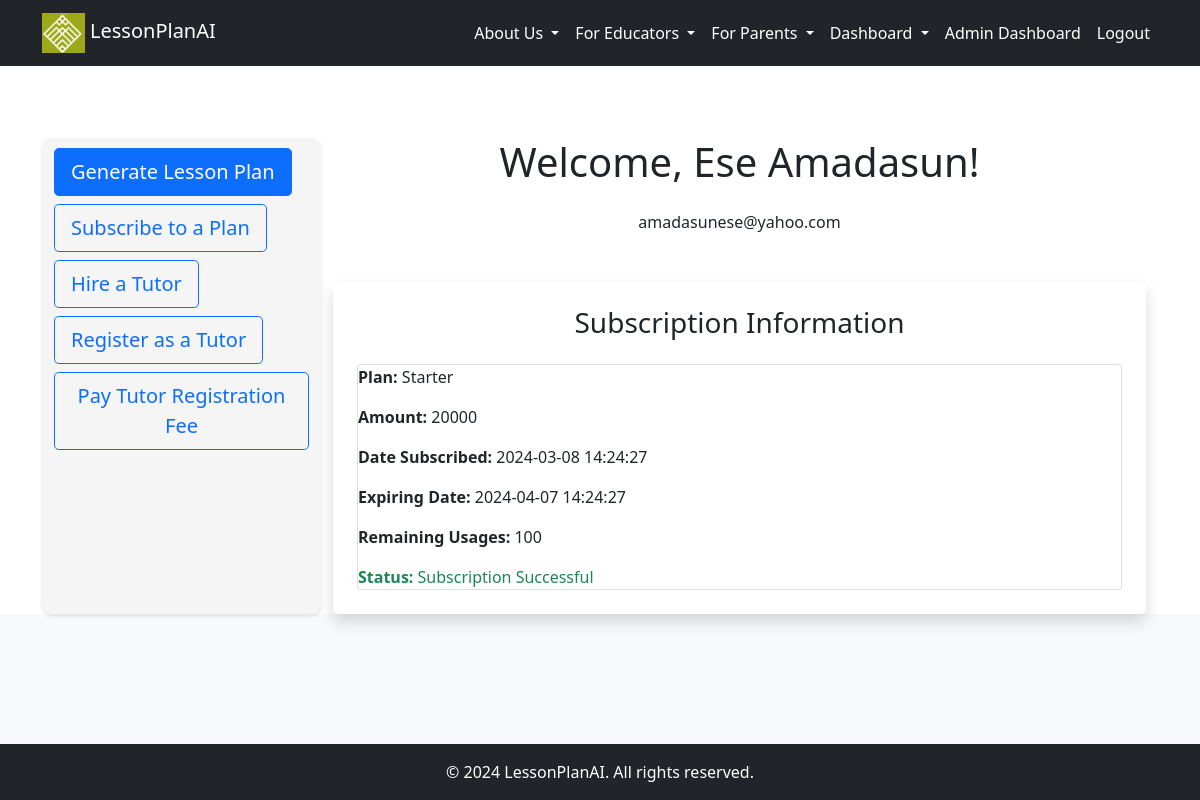
Before: /dashboard (signed in) with the older database file.
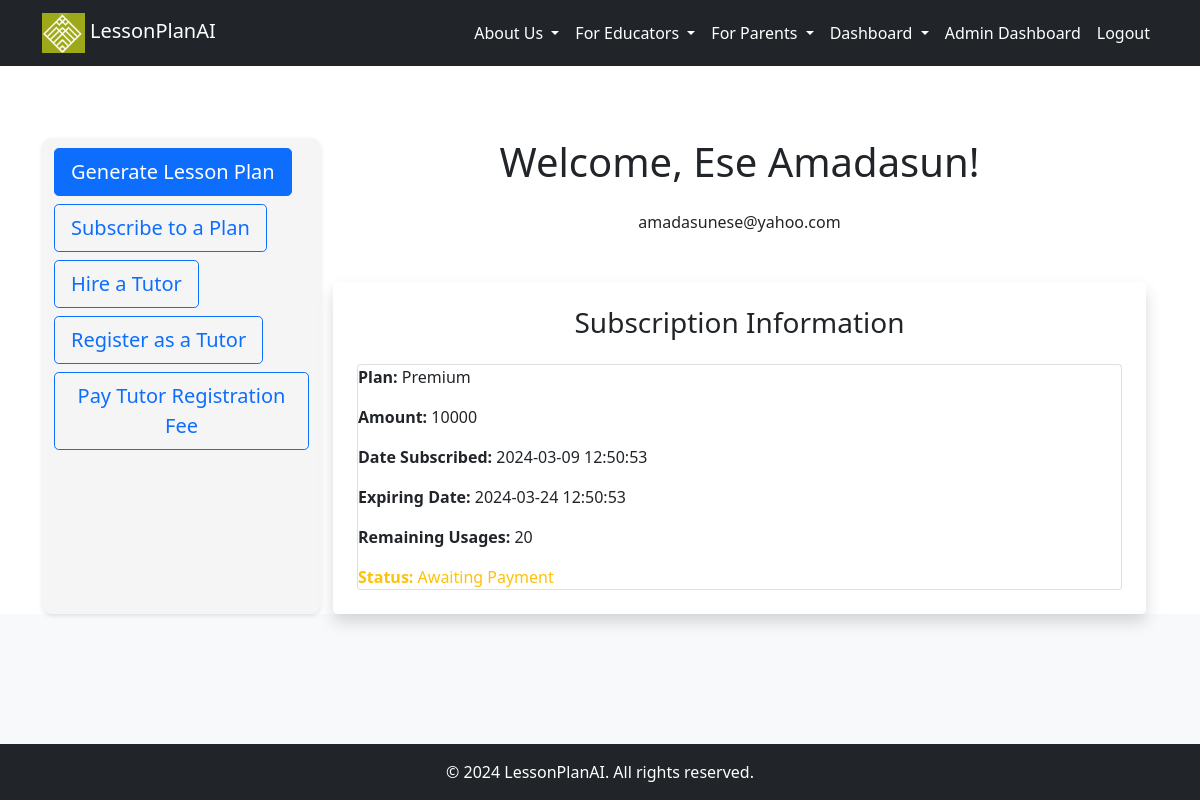
After: the same page with the newer database file.
### src/accounts/models.py (models this page shows, shortened)
class Subscription(db.Model):
    __tablename__ = "subscriptions"
    id = db.Column(db.Integer, primary_key=True)
    plan = db.Column(db.String(50))
    amount = db.Column(db.Integer)
    start_date = db.Column(db.DateTime, default=datetime.utcnow)
    end_date = db.Column(db.DateTime)
    remaining_usages = db.Column(db.Integer)
    paid = db.Column(db.Boolean, default=False)
    user_id = db.Column(db.Integer, db.ForeignKey('users.id'), nullable=False)
    paystack_subscription_id = db.Column(db.String(50), nullable=False)

### src/core/views.py (the view)
@core_bp.route('/dashboard')
@login_required
@check_is_confirmed
def dashboard():
    subscription = Subscription.query.filter_by(user_id=current_user.id).first()
    return render_template('accounts/dashboard.html', subscription=subscription, today=datetime.now())

### src/__init__.py (called while the page is built)
@login_manager.user_loader
def load_user(user_id):
    return User.query.filter(User.id == int(user_id)).first()

### src/templates/accounts/dashboard.html (shortened to what this page needs)
{% extends '_base.html' %}
{% block content %}
<div class="container mt-5">
  <div class="row">
    <div class="col-md-3 button-widget">
      <a href="{{ url_for('core.generate_lesson') }}" class="btn btn-primary btn-lg mb-2">Generate Lesson Plan</a>
      <a href="{{ url_for('core.subscribe') }}" class="btn btn-outline-primary btn-lg mb-2">Subscribe to a Plan</a>
      <a href="{{ url_for('core.hire_tutor') }}" class="btn btn-outline-primary btn-lg mb-2">Hire a Tutor</a>
      <a href="{{ url_for('core.online_tutor') }}" class="btn btn-outline-primary btn-lg mb-2">Register as a Tutor</a>
      <a href="{{ url_for('core.service_fee_payment') }}" class="btn btn-outline-primary btn-lg mb-2">Pay Tutor Registration Fee</a>
  </div>
    <div class="col-md-9">
      <h3 class="display-6 mb-4 text-center">Welcome, {{ current_user.first_name }} {{ current_user.last_name }}!</h3>
      <p class="text-center">{{ current_user.email }}</p>
      <div class="subscription-info mt-5 p-4 rounded-lg shadow">
        <h3 class="text-center mb-4">Subscription Information</h3>
        {% if subscription %}
        <div class="card">
          <div class="card-body-d">
            <p class="card-text"><strong>Plan:</strong> {{ subscription.plan }}</p>
            <p class="card-text"><strong>Amount:</strong> {{ subscription.amount }}</p>
            <p class="card-text"><strong>Date Subscribed:</strong> {{ subscription.start_date.strftime('%Y-%m-%d %H:%M:%S') }}</p>
            <p class="card-text"><strong>Expiring Date:</strong> {{ subscription.end_date.strftime('%Y-%m-%d %H:%M:%S') }}</p>
            <p class="card-text"><strong>Remaining Usages:</strong>
              {% if subscription.end_date < today %}
                  Expired
              {% else %}
                  {{ subscription.remaining_usages }}
              {% endif %}
          </p>
            {% if subscription.paid %}
            <p class="card-text text-success"><strong>Status:</strong> Subscription Successful</p>
            {% else %}
            <p class="card-text text-warning"><strong>Status:</strong> Awaiting Payment</p>
            {% endif %}
          </div>
        </div>
        {% else %}
        <p class="text-center text-muted">No active subscription. Click on <strong>Subscribe to a Plan</strong> to continue.</p>
        {% endif %}
      </div>
    </div>
  </div>
</div>
{% endblock %}

Changed rows visible on the page:
changed Subscription: plan "Starter" → "Premium"; amount "20000" → "10000"; start_date "2024-03-08 14:24:27" → "2024-03-09 12:50:53"; end_date "2024-04-07 14:24:27" → "2024-03-24 12:50:53"; remaining_usages "100" → "20"; paid True → False (drawn)
Other visible differences:
text no longer shown: "Subscription Successful"
text now shown: "Awaiting Payment"
